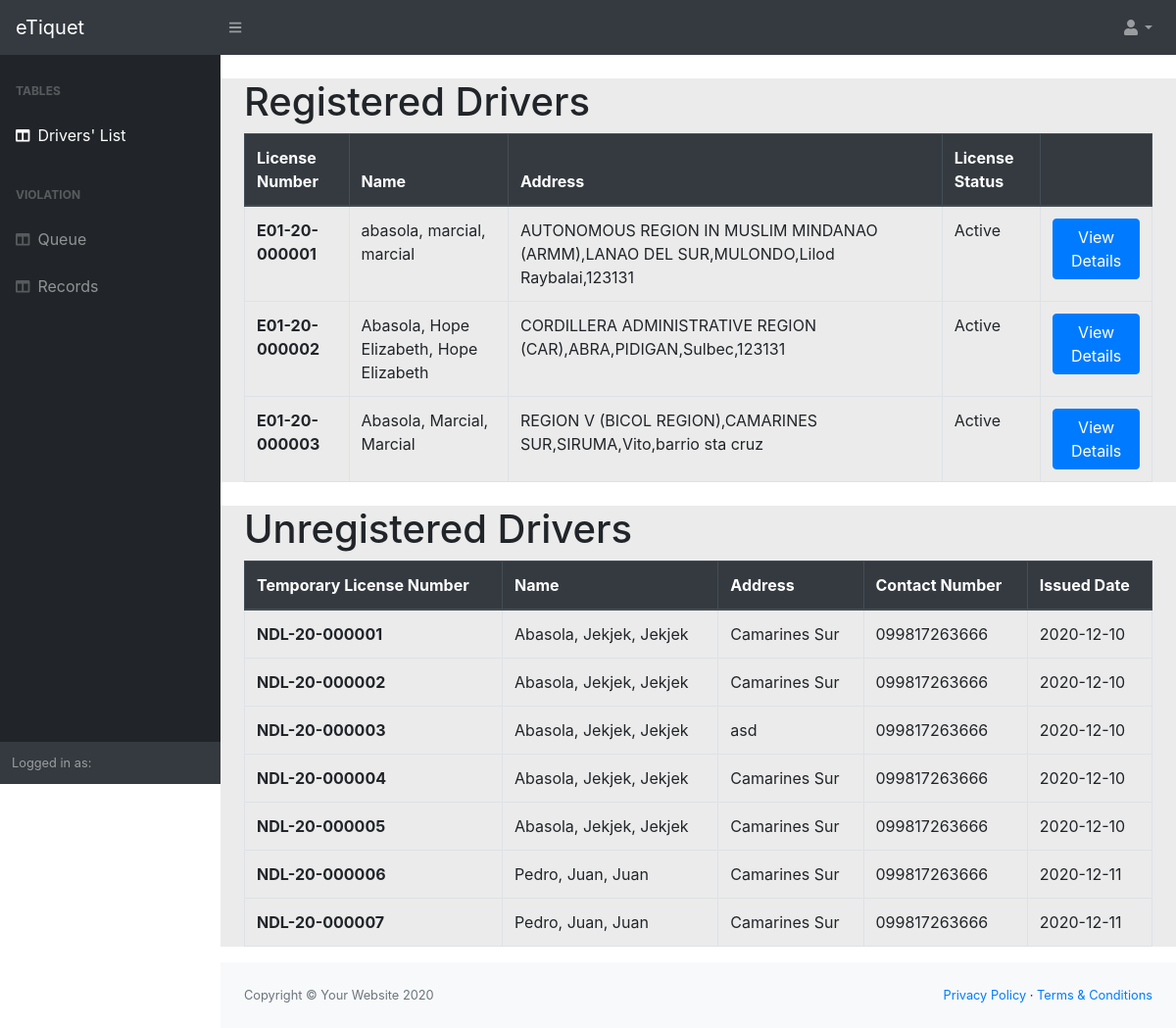
Page /dist/officeView/driverTable.php (signed in) on the committed database.
### tables this page shows
CREATE TABLE `tbl_drivers` (
  `driverNumber` int(11) NOT NULL,
  `licenseNumber` varchar(100) NOT NULL,
  `driverImage` longblob NOT NULL,
  `lastName` varchar(100) NOT NULL,
  `firstName` varchar(100) NOT NULL,
  `middleName` varchar(100) NOT NULL,
  `address` varchar(300) NOT NULL,
  `contactNumber` varchar(16) NOT NULL,
  `tinNumber` varchar(20) NOT NULL,
  `nationality` varchar(100) NOT NULL,
  `gender` varchar(100) NOT NULL,
  `birthDate` date NOT NULL,
  `height` varchar(100) NOT NULL,
  `weight` varchar(100) NOT NULL,
  `DSA` varchar(100) NOT NULL,
  `EA` varchar(100) NOT NULL,
  `bloodType` varchar(10) NOT NULL,
  `organDonor` varchar(10) NOT NULL,
  `civilStatus` varchar(100) NOT NULL,
  `hairColor` varchar(30) NOT NULL,
  `eyesColor` varchar(30) NOT NULL,
  `bodyBuilt` varchar(30) NOT NULL,
  `complexion` varchar(30) NOT NULL,
  `birthPlace` varchar(300) NOT NULL,
  `fatherName` varchar(100) NOT NULL,
  `motherName` varchar(100) NOT NULL,
  `spouseName` varchar(100) NOT NULL,
  `employerName` varchar(100) NOT NULL,
  `employerNumber` varchar(16) NOT NULL,
  `employerAddress` varchar(300) NOT NULL,
  `fatherContact` varchar(100) NOT NULL,
  `motherContact` varchar(100) NOT NULL,
  `spouseContact` varchar(100) NOT NULL
);

CREATE TABLE `tbl_documents` (
  `id` int(11) NOT NULL,
  `licenseNumber` varchar(100) NOT NULL,
  `licenseType` varchar(100) NOT NULL DEFAULT 'Student',
  `restrictions` varchar(100) NOT NULL,
  `driverCondition` varchar(100) NOT NULL,
  `licenseIssued` date NOT NULL DEFAULT current_timestamp(),
  `licenseExpiration` date NOT NULL,
  `status` varchar(100) NOT NULL DEFAULT 'Active'
);

CREATE TABLE `tbl_nodriverlicense` (
  `id` int(11) NOT NULL,
  `noDriverLicenseNumber` varchar(100) NOT NULL,
  `lastName` varchar(100) NOT NULL,
  `firstName` varchar(100) NOT NULL,
  `middleName` varchar(100) NOT NULL,
  `address` varchar(300) NOT NULL,
  `contactNumber` varchar(17) NOT NULL,
  `issuedDate` date NOT NULL DEFAULT current_timestamp()
);

### dist/officeView/driverTable.php (the view, shortened to what this page needs)
<?php
$conn = OpenCon();
?>
<!DOCTYPE html>
<html lang="en">
<head>
    <link href="../css/styles.css" rel="stylesheet" />
    <link href="https://cdn.datatables.net/1.10.20/css/dataTables.bootstrap4.min.css" rel="stylesheet" />
</head>
<body class="sb-nav-fixed">
    <nav class="sb-topnav navbar navbar-expand navbar-dark bg-dark">
        <a class="navbar-brand" href="driverTable.php">eTiquet</a>
        <button class="btn btn-link btn-sm order-1 order-lg-0" id="sidebarToggle" href="#"><i class="fas fa-bars"></i></button>
        <ul class="navbar-nav ml-auto ml-md-0">
            <li class="nav-item dropdown">
                <a class="nav-link dropdown-toggle" id="userDropdown" href="#" role="button" data-toggle="dropdown" aria-haspopup="true" aria-expanded="false"><i class="fas fa-user fa-fw"></i></a>
            </li>
        </ul>
    </nav>
    <div id="layoutSidenav">
        <div id="layoutSidenav_nav">
            <nav class="sb-sidenav accordion sb-sidenav-dark" id="sidenavAccordion">
                <div class="sb-sidenav-menu">
                    <div class="nav">
                        <div class="sb-sidenav-menu-heading">Tables</div>
                        <a class="nav-link" href="driverTable.php">
                            <div class="sb-nav-link-icon"><i class="fas fa-columns"></i></div>
                            Drivers' List
                        </a>
                        <div class="sb-sidenav-menu-heading">Violation</div>
                        <a class="nav-link" href="payQueue.php">
                            <div class="sb-nav-link-icon"><i class="fas fa-columns"></i></div>
                            Queue
                        </a>
                        <a class="nav-link" href="violationRec.php">
                            <div class="sb-nav-link-icon"><i class="fas fa-columns"></i></div>
                            Records
                        </a>
                    </div>
                </div>
                <div class="sb-sidenav-footer">
                    <div class="small">Logged in as:</div>
                </div>
            </nav>
        </div>
        <div id="layoutSidenav_content">
            <main>
            <div class="container-fluid" style="background-color: rgb(235, 235, 235);">
                    <h1 class="mt-4">Registered Drivers</h1>
                    <table class="table table-bordered" id="dataTable" width="100%" cellspacing="0">
                        <thead class="thead-dark">
                            <tr>
                                <th scope="col">License Number</th>
                                <th scope="col">Name</th>
                                <th scope="col">Address </th>
                                <th scope="col">License Status</th>
                                <th scope="col"></th>
                            </tr>
                        </thead>
                        <tbody>
                            <?php
                            $sql = "select * from tbl_drivers INNER JOIN tbl_documents ON tbl_drivers.licenseNumber = tbl_documents.licenseNumber";
                            $result = mysqli_query($conn, $sql);
                            $rows = array();
                            $ctr = 0;
                            while ($r = mysqli_fetch_assoc($result)) {
                                $rows[] = $r;
                            ?>
                                    <tr>
                                        <th scope="row"><?php echo $rows[$ctr]["licenseNumber"]; ?>
                                        </th>
                                        <td><?php echo $rows[$ctr]["lastName"].", ". $rows[$ctr]["firstName"].", ".$rows[$ctr]["firstName"]; ?></td>
                                        <td><?php echo $rows[$ctr]["address"]; ?></td>
                                        <td><?php echo $rows[$ctr]["status"]; ?></td>
                                        <td>
                                            <button id=' ' value='' data-toggle="modal" data-target=<?php echo '\'#' . $rows[$ctr]["licenseNumber"] . '\''; ?> type='button' class="btn btn-primary">View Details</button>
                                        </td>
                                    </tr>
                                <?php
                                $ctr++;
                            }
                                ?>
                        </tbody>
                    </table>
                </div>
                <div class="container-fluid" style="background-color: rgb(235, 235, 235);">
                    <h1 class="mt-4">Unregistered Drivers</h1>
                    <table class="table table-bordered" id="dataTable" width="100%" cellspacing="0">
                        <thead class="thead-dark">
                            <tr>
                                <th scope="col">Temporary License Number</th>
                                <th scope="col">Name</th>
                                <th scope="col">Address </th>
                                <th scope="col">Contact Number </th>
                                <th scope="col">Issued Date</th>
                            </tr>
                        </thead>
                        <tbody>
                            <?php
                            $sql = "select * from tbl_nodriverlicense ";
                            $result = mysqli_query($conn, $sql);
                            $rows = array();
                            $ctr = 0;
                            while ($r = mysqli_fetch_assoc($result)) {
                                $rows[] = $r;
                            ?>
                                    <tr>
                                        <th scope="row"><?php echo $rows[$ctr]["noDriverLicenseNumber"]; ?>
                                        </th>
                                        <td><?php echo $rows[$ctr]["lastName"].", ". $rows[$ctr]["firstName"].", ".$rows[$ctr]["firstName"]; ?></td>
                                        <td><?php echo $rows[$ctr]["address"]; ?></td>
                                        <td><?php echo $rows[$ctr]["contactNumber"]; ?></td>
                                        <td><?php echo $rows[$ctr]["issuedDate"]; ?></td>
                                    </tr>
                                <?php
                                $ctr++;
                            }
                                ?>
                        </tbody>
                    </table>
                </div>
            </main>
            <footer class="py-4 bg-light mt-auto">
                <div class="container-fluid">
                    <div class="d-flex align-items-center justify-content-between small">
                        <div class="text-muted">Copyright &copy; Your Website 2020</div>
                        <div>
                            <a href="#">Privacy Policy</a>
                            &middot;
                            <a href="#">Terms &amp; Conditions</a>
                        </div>
                    </div>
                </div>
            </footer>
        </div>
    </div>
</body>
</html>

### rows in the picture
tbl_drivers: tbl_documents.licenseNumber "E01-20-000001", lastName "abasola", firstName "marcial", address "AUTONOMOUS REGION IN MUSLIM MINDANAO (ARMM),LANAO DEL SUR,MULONDO,Lilod Raybalai,123131", tbl_documents.status "Active"
tbl_drivers: tbl_documents.licenseNumber "E01-20-000002", lastName "Abasola", firstName "Hope Elizabeth", address "CORDILLERA ADMINISTRATIVE REGION (CAR),ABRA,PIDIGAN,Sulbec,123131", tbl_documents.status "Active"
tbl_drivers: tbl_documents.licenseNumber "E01-20-000003", lastName "Abasola", firstName "Marcial", address "REGION V (BICOL REGION),CAMARINES SUR,SIRUMA,Vito,barrio sta cruz", tbl_documents.status "Active"
tbl_nodriverlicense: noDriverLicenseNumber "NDL-20-000001", lastName "Abasola", firstName "Jekjek", address "Camarines Sur", contactNumber "099817263666", issuedDate "2020-12-10"
tbl_nodriverlicense: noDriverLicenseNumber "NDL-20-000002", lastName "Abasola", firstName "Jekjek", address "Camarines Sur", contactNumber "099817263666", issuedDate "2020-12-10"
tbl_nodriverlicense: noDriverLicenseNumber "NDL-20-000003", lastName "Abasola", firstName "Jekjek", address "asd", contactNumber "099817263666", issuedDate "2020-12-10"
tbl_nodriverlicense: noDriverLicenseNumber "NDL-20-000004", lastName "Abasola", firstName "Jekjek", address "Camarines Sur", contactNumber "099817263666", issuedDate "2020-12-10"
tbl_nodriverlicense: noDriverLicenseNumber "NDL-20-000005", lastName "Abasola", firstName "Jekjek", address "Camarines Sur", contactNumber "099817263666", issuedDate "2020-12-10"
tbl_nodriverlicense: noDriverLicenseNumber "NDL-20-000006", lastName "Pedro", firstName "Juan", address "Camarines Sur", contactNumber "099817263666", issuedDate "2020-12-11"
tbl_nodriverlicense: noDriverLicenseNumber "NDL-20-000007", lastName "Pedro", firstName "Juan", address "Camarines Sur", contactNumber "099817263666", issuedDate "2020-12-11"
